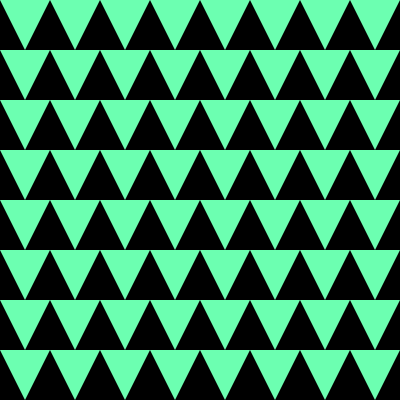
Frame 1 (no input)
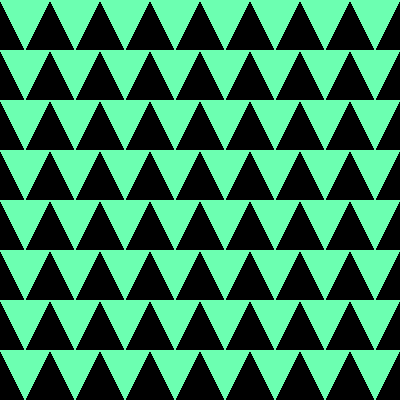
Frame 60 (the mouse pressed at the canvas centre just before this capture)
Frame 120 (the mouse held since frame 60 and released just before this capture): identical to frame 60, image omitted

The Processing sketch that drew these frames (run headless with seeded random() and noise(); from frame 60 on, the mouse is pressed at the canvas centre):

// Processing sketch: processing_20579
// ── processing_20579.pde

           /* Natalie Schabowicz PS1-7 */

void setup() {
  size(400,400);
  smooth();
  background(0);
}

void draw() {
  
  fill(108,255,177);
  noStroke();
  
  
  for (int x=00; x<=400; x=x+50) {
 for (int y=00; y<=400; y=y+50)

triangle(x,y,(x+50),y,(x+25),(y+50));
}
}
     
                                                
